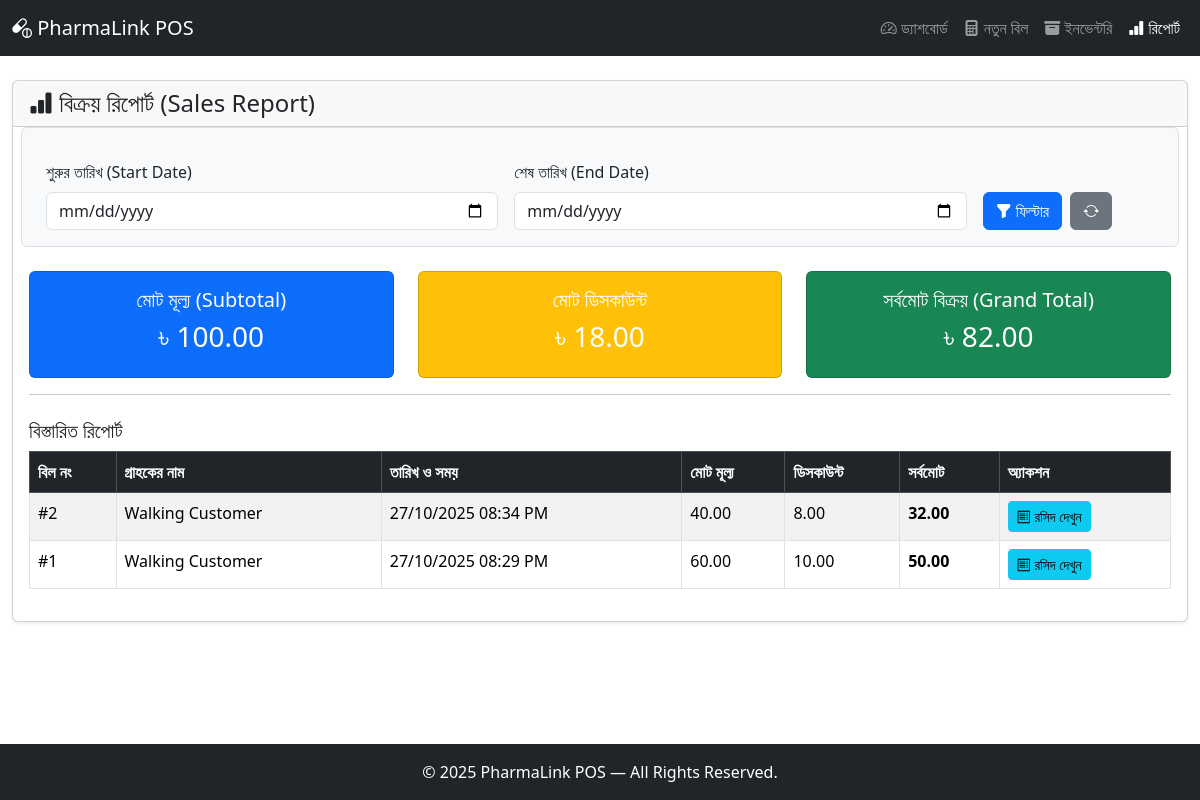
The app's page /reports.php with its own data.
### tables this page shows
CREATE TABLE `sales` (
  `sale_id` int(11) NOT NULL,
  `customer_name` varchar(255) DEFAULT 'Walking Customer',
  `sale_date` datetime NOT NULL DEFAULT current_timestamp(),
  `sub_total` decimal(10,2) NOT NULL,
  `discount` decimal(10,2) NOT NULL DEFAULT 0.00,
  `grand_total` decimal(10,2) NOT NULL
);

### reports.php (the view, shortened to what this page needs)
<?php
require_once 'includes/header.php';
require_once 'config/db_connect.php';
$start_date = '';
$end_date = '';
$sql_where = '';
$sql_summary = "SELECT
                    SUM(sub_total) AS total_sub,
                    SUM(discount) AS total_disc,
                    SUM(grand_total) AS total_grand
                FROM sales" . $sql_where;
$stmt_summary = $conn->prepare($sql_summary);
$stmt_summary->execute();
$summary = $stmt_summary->get_result()->fetch_assoc();
$sql_details = "SELECT * FROM sales" . $sql_where . " ORDER BY sale_id DESC";
$stmt_details = $conn->prepare($sql_details);
$stmt_details->execute();
$result_details = $stmt_details->get_result();
?>
<div class="row">
    <div class="col-12">
        <div class="card shadow-sm">
            <div class="card-header">
                <h4 class="mb-0"><i class="bi bi-bar-chart-fill"></i> বিক্রয় রিপোর্ট (Sales Report)</h4>
            </div>
            <div class="card-body">
                <form method="GET" action="reports.php" class="row g-3 mb-4 p-3 border rounded bg-light">
                    <div class="col-md-5">
                        <label for="start_date" class="form-label">শুরুর তারিখ (Start Date)</label>
                        <input type="date" class="form-control" id="start_date" name="start_date"
                               value="<?php echo htmlspecialchars($start_date); ?>" required>
                    </div>
                    <div class="col-md-5">
                        <label for="end_date" class="form-label">শেষ তারিখ (End Date)</label>
                        <input type="date" class="form-control" id="end_date" name="end_date"
                               value="<?php echo htmlspecialchars($end_date); ?>" required>
                    </div>
                    <div class="col-md-2 d-flex align-items-end">
                        <button type="submit" class="btn btn-primary me-2">
                            <i class="bi bi-funnel-fill"></i> ফিল্টার
                        </button>
                        <a href="reports.php" class="btn btn-secondary">
                            <i class="bi bi-arrow-repeat"></i>
                        </a>
                    </div>
                </form>
                <div class="row mb-3">
                    <div class="col-md-4">
                        <div class="card text-white bg-primary">
                            <div class="card-body text-center">
                                <h5 class="card-title">মোট মূল্য (Subtotal)</h5>
                                <h3>৳ <?php echo number_format($summary['total_sub'] ?? 0, 2); ?></h3>
                            </div>
                        </div>
                    </div>
                    <div class="col-md-4">
                        <div class="card text-white bg-warning">
                            <div class="card-body text-center">
                                <h5 class="card-title">মোট ডিসকাউন্ট</h5>
                                <h3>৳ <?php echo number_format($summary['total_disc'] ?? 0, 2); ?></h3>
                            </div>
                        </div>
                    </div>
                    <div class="col-md-4">
                        <div class="card text-white bg-success">
                            <div class="card-body text-center">
                                <h5 class="card-title">সর্বমোট বিক্রয় (Grand Total)</h5>
                                <h3>৳ <?php echo number_format($summary['total_grand'] ?? 0, 2); ?></h3>
                            </div>
                        </div>
                    </div>
                </div>
                <hr>
                <h5 class="mt-4">বিস্তারিত রিপোর্ট</h5>
                <div class="table-responsive">
                    <table class="table table-striped table-hover table-bordered">
                        <thead class="table-dark">
                            <tr>
                                <th scope="col">বিল নং</th>
                                <th scope="col">গ্রাহকের নাম</th>
                                <th scope="col">তারিখ ও সময়</th>
                                <th scope="col">মোট মূল্য</th>
                                <th scope="col">ডিসকাউন্ট</th>
                                <th scope="col">সর্বমোট</th>
                                <th scope="col">অ্যাকশন</th>
                            </tr>
                        </thead>
                        <tbody>
                            <?php
                            if ($result_details->num_rows > 0) {
                                while ($row = $result_details->fetch_assoc()) {
                                    echo "<tr>";
                                    echo "<td>#" . $row['sale_id'] . "</td>";
                                    echo "<td>" . htmlspecialchars($row['customer_name']) . "</td>";
                                    echo "<td>" . date("d/m/Y h:i A", strtotime($row['sale_date'])) . "</td>";
                                    echo "<td>" . number_format($row['sub_total'], 2) . "</td>";
                                    echo "<td>" . number_format($row['discount'], 2) . "</td>";
                                    echo "<td class='fw-bold'>" . number_format($row['grand_total'], 2) . "</td>";
                                    echo "<td>
                                            <a href='receipt.php?sale_id=" . $row['sale_id'] . "' class='btn btn-sm btn-info' target='_blank'>
                                                <i class='bi bi-receipt'></i> রসিদ দেখুন
                                            </a>
                                          </td>";
                                    echo "</tr>";
                                }
                            } else {
                                echo "<tr><td colspan='7' class='text-center'>এই তারিখের মধ্যে কোনো বিক্রয় পাওয়া যায়নি।</td></tr>";
                            }
                            ?>
                        </tbody>
                    </table>
                </div>
            </div>
        </div>
    </div>
</div>
<?php
require_once 'includes/footer.php';
?>

### records on screen
sales: sale_id "2", customer_name "Walking Customer", sale_date "27/10/2025 08:34 PM", sub_total "40.00", discount "8.00", grand_total "32.00"
sales: sale_id "1", customer_name "Walking Customer", sale_date "27/10/2025 08:29 PM", sub_total "60.00", discount "10.00", grand_total "50.00"

### other values on screen
$summary['total_sub'] "100.00"
$summary['total_disc'] "18.00"
$summary['total_grand'] "82.00"
